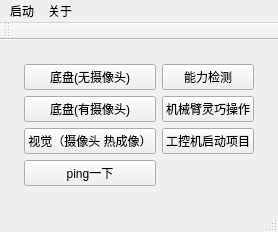
<?xml version="1.0" encoding="UTF-8"?>
<ui version="4.0">
 <class>MainWindow</class>
 <widget class="QMainWindow" name="MainWindow">
  <property name="geometry">
   <rect>
    <x>0</x>
    <y>0</y>
    <width>278</width>
    <height>232</height>
   </rect>
  </property>
  <property name="windowTitle">
   <string>MainWindow</string>
  </property>
  <widget class="QWidget" name="centralWidget">
   <property name="sizePolicy">
    <sizepolicy hsizetype="Preferred" vsizetype="Preferred">
     <horstretch>0</horstretch>
     <verstretch>0</verstretch>
    </sizepolicy>
   </property>
   <layout class="QGridLayout" name="gridLayout_2">
    <item row="2" column="1">
     <spacer name="verticalSpacer">
      <property name="orientation">
       <enum>Qt::Vertical</enum>
      </property>
      <property name="sizeHint" stdset="0">
       <size>
        <width>20</width>
        <height>40</height>
       </size>
      </property>
     </spacer>
    </item>
    <item row="1" column="1">
     <widget class="QWidget" name="widget" native="true">
      <property name="sizePolicy">
       <sizepolicy hsizetype="Preferred" vsizetype="Preferred">
        <horstretch>0</horstretch>
        <verstretch>0</verstretch>
       </sizepolicy>
      </property>
      <layout class="QGridLayout" name="gridLayout">
       <item row="2" column="1">
        <widget class="QPushButton" name="serverButton">
         <property name="sizePolicy">
          <sizepolicy hsizetype="Preferred" vsizetype="Preferred">
           <horstretch>0</horstretch>
           <verstretch>0</verstretch>
          </sizepolicy>
         </property>
         <property name="text">
          <string>工控机启动项目</string>
         </property>
        </widget>
       </item>
       <item row="0" column="0">
        <widget class="QPushButton" name="diff_nocam">
         <property name="sizePolicy">
          <sizepolicy hsizetype="Preferred" vsizetype="Preferred">
           <horstretch>0</horstretch>
           <verstretch>0</verstretch>
          </sizepolicy>
         </property>
         <property name="text">
          <string>底盘(无摄像头)</string>
         </property>
        </widget>
       </item>
       <item row="1" column="1">
        <widget class="QPushButton" name="arm_opt_btn">
         <property name="sizePolicy">
          <sizepolicy hsizetype="Preferred" vsizetype="Preferred">
           <horstretch>0</horstretch>
           <verstretch>0</verstretch>
          </sizepolicy>
         </property>
         <property name="text">
          <string>机械臂灵巧操作</string>
         </property>
        </widget>
       </item>
       <item row="2" column="0">
        <widget class="QPushButton" name="CamButton">
         <property name="sizePolicy">
          <sizepolicy hsizetype="Preferred" vsizetype="Preferred">
           <horstretch>0</horstretch>
           <verstretch>0</verstretch>
          </sizepolicy>
         </property>
         <property name="text">
          <string>视觉（摄像头 热成像）</string>
         </property>
        </widget>
       </item>
       <item row="3" column="0">
        <widget class="QPushButton" name="terminal">
         <property name="enabled">
          <bool>true</bool>
         </property>
         <property name="sizePolicy">
          <sizepolicy hsizetype="Preferred" vsizetype="Preferred">
           <horstretch>0</horstretch>
           <verstretch>0</verstretch>
          </sizepolicy>
         </property>
         <property name="text">
          <string>ping一下</string>
         </property>
        </widget>
       </item>
       <item row="1" column="0">
        <widget class="QPushButton" name="diff_withcam">
         <property name="sizePolicy">
          <sizepolicy hsizetype="Preferred" vsizetype="Preferred">
           <horstretch>0</horstretch>
           <verstretch>0</verstretch>
          </sizepolicy>
         </property>
         <property name="text">
          <string>底盘(有摄像头)</string>
         </property>
        </widget>
       </item>
       <item row="0" column="1">
        <widget class="QPushButton" name="ablty_btn">
         <property name="sizePolicy">
          <sizepolicy hsizetype="Preferred" vsizetype="Preferred">
           <horstretch>0</horstretch>
           <verstretch>0</verstretch>
          </sizepolicy>
         </property>
         <property name="text">
          <string>能力检测</string>
         </property>
        </widget>
       </item>
      </layout>
     </widget>
    </item>
    <item row="0" column="1">
     <spacer name="verticalSpacer_2">
      <property name="orientation">
       <enum>Qt::Vertical</enum>
      </property>
      <property name="sizeHint" stdset="0">
       <size>
        <width>20</width>
        <height>40</height>
       </size>
      </property>
     </spacer>
    </item>
    <item row="1" column="0">
     <spacer name="horizontalSpacer_2">
      <property name="orientation">
       <enum>Qt::Horizontal</enum>
      </property>
      <property name="sizeHint" stdset="0">
       <size>
        <width>40</width>
        <height>20</height>
       </size>
      </property>
     </spacer>
    </item>
    <item row="1" column="2">
     <spacer name="horizontalSpacer">
      <property name="orientation">
       <enum>Qt::Horizontal</enum>
      </property>
      <property name="sizeType">
       <enum>QSizePolicy::Expanding</enum>
      </property>
      <property name="sizeHint" stdset="0">
       <size>
        <width>40</width>
        <height>20</height>
       </size>
      </property>
     </spacer>
    </item>
   </layout>
  </widget>
  <widget class="QMenuBar" name="menuBar">
   <property name="geometry">
    <rect>
     <x>0</x>
     <y>0</y>
     <width>278</width>
     <height>23</height>
    </rect>
   </property>
   <widget class="QMenu" name="menu">
    <property name="title">
     <string>启动</string>
    </property>
   </widget>
   <widget class="QMenu" name="menu_2">
    <property name="title">
     <string>关于</string>
    </property>
   </widget>
   <addaction name="menu"/>
   <addaction name="menu_2"/>
  </widget>
  <widget class="QToolBar" name="mainToolBar">
   <attribute name="toolBarArea">
    <enum>TopToolBarArea</enum>
   </attribute>
   <attribute name="toolBarBreak">
    <bool>false</bool>
   </attribute>
  </widget>
  <widget class="QStatusBar" name="statusBar"/>
 </widget>
 <layoutdefault spacing="6" margin="11"/>
 <resources/>
 <connections/>
</ui>
